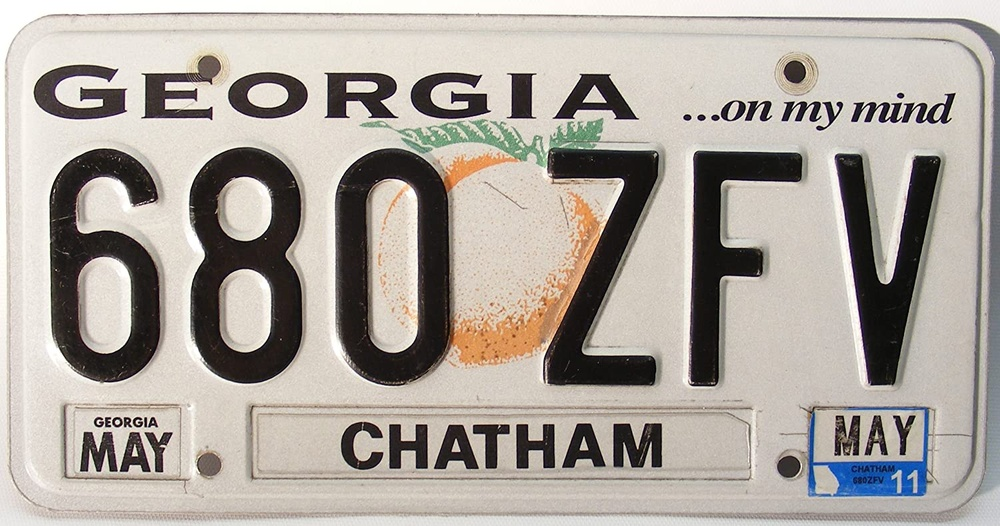
#> input picture adrian_rosenbrock/connected_component/license_plate.jpg, 1000 x 526 px, shrunk from 1500 x 789 before the run
$ jupyter execute 01-all_connected_components.ipynb   (older library calls are emulated)
#> lines starting #> are read from the running program, lines starting #| are printed output that depends on the picture; after the words box and inside, x2 and y2 are one past the last pixel; in counts of white or black regions, pixels touching at a corner belong together
[cell 1]
import matplotlib as mpl
import matplotlib.pyplot as plt

mpl.rc('axes', labelsize=14)
mpl.rc('xtick', labelsize=12)
mpl.rc('ytick', labelsize=12)

DARK_READER = True
if DARK_READER:
    plt.rcParams.update({
        "lines.color": "white",
        "patch.edgecolor": "white",
        "text.color": "black",
        "axes.facecolor": "black",
        "axes.edgecolor": "lightgray",
        "axes.labelcolor": "white",
        "axes.titlecolor": "white",
        "xtick.color": "white",
        "ytick.color": "white",
        "grid.color": "lightgray",
        "figure.facecolor": "black",
        "figure.edgecolor": "black",
        "savefig.facecolor": "black",
        "savefig.edgecolor": "black",
    })

[cell 2]
import cv2
import numpy as np

[cell 3]
image = cv2.imread("license_plate.jpg")
#> image is the input picture: shape (526, 1000, 3); mean B, G, R 158.6, 165.9, 172.8
gray = cv2.cvtColor(image, cv2.COLOR_BGR2GRAY)
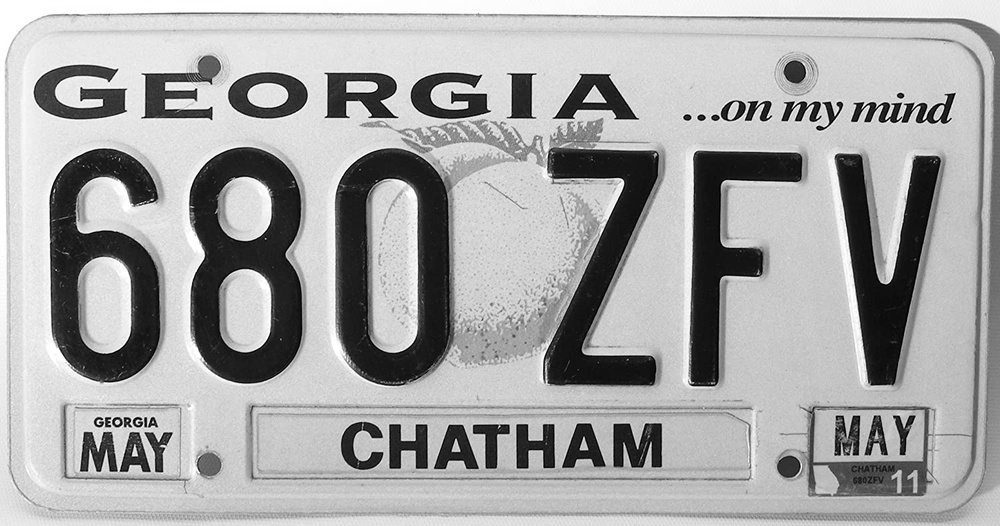
#> gray: shape (526, 1000); min 0, max 255, mean 167.1
_, thresh = cv2.threshold(
    gray,
    0,
    255,
    cv2.THRESH_BINARY_INV | cv2.THRESH_OTSU,
)
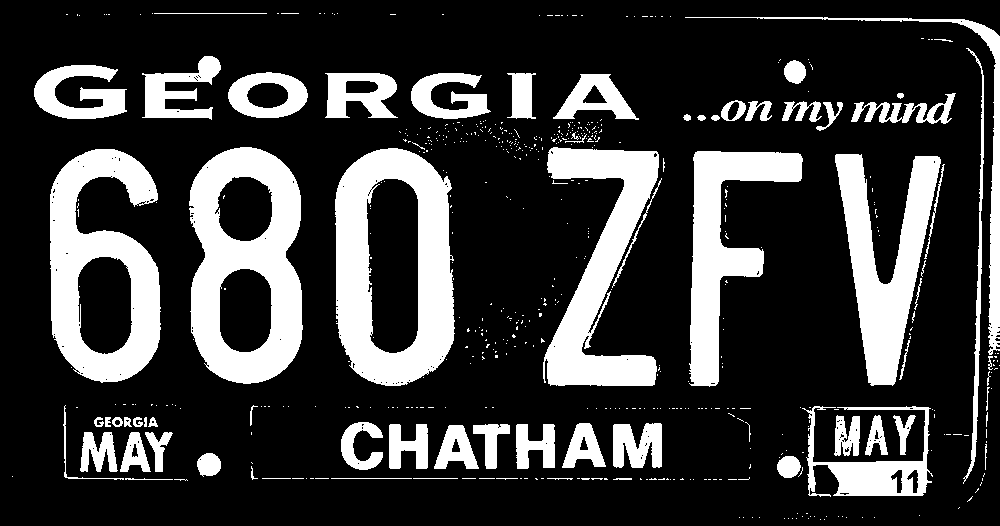
#> thresh: shape (526, 1000); 23.2% white; 568 white regions (495 under 20 px), largest, box (x1, y1, x2, y2) and area: (335, 148, 455, 386) 16545, (189, 147, 303, 384) 16048, (50, 149, 161, 383) 14166

[cell 4]
cv2.THRESH_BINARY_INV | cv2.THRESH_OTSU

[cell 5]
cv2.THRESH_BINARY_INV, cv2.THRESH_OTSU

[cell 6]
def imshow(array, bgr=True, cmap=None):
    if bgr:
        plt.imshow(array[...,::-1], cmap=cmap)
    else:
        plt.imshow(array, cmap=cmap)

[cell 7]
plt.imshow(image);

[cell 8]
plt.imshow(gray, cmap="gray");

[cell 9]
imshow(thresh)
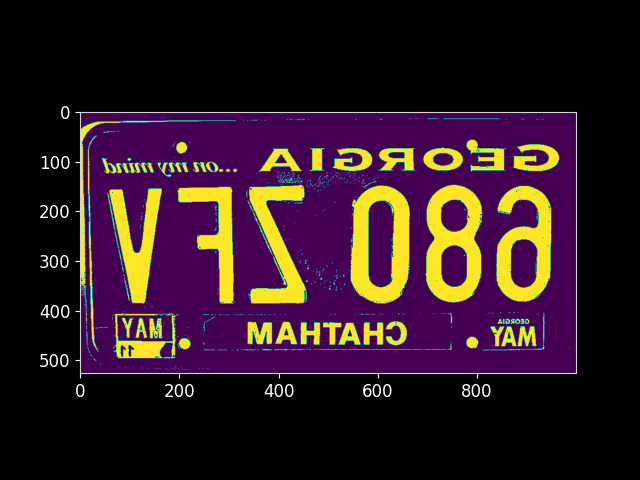
#> figure drawn by matplotlib, 1 panel

**(?)** Why the image `thresh` is flipped horizontally?

[cell 10]
image.shape, gray.shape, thresh.shape

**(R)** I saw why: The image has no channels, i.e. it is a gray-scale image. The self-defined `imshow()` tries to reorder BGR to RGB, and in such a case reorders the second dimension, i.e. the columns, from right to left.

Let's redefine our `imshow()`

[cell 11]
thresh.ndim
#> Out = 2

[cell 12]
def imshow(array, bgr=True, cmap=None):
    if array.ndim == 2:
        plt.imshow(array, cmap="gray")
    else:
        if bgr:
            plt.imshow(array[...,::-1], cmap=cmap)
        else:
            plt.imshow(array, cmap=cmap)

[cell 13]
imshow(image)

[cell 14]
imshow(thresh)

As we have already been reminded in [Adrian's blog post](https://www.pyimagesearch.com/2021/02/22/opencv-connected-component-labeling-and-analysis/): Even though the characters on the license plate of the original RGB image is black (and the background white), `thresh` has the **_colors reversed_**.

`thresh` is said to be a binary image. Let's verify that.

[cell 15]
thresh.dtype

[cell 16]
np.unique(thresh)
#> Out = [0, 255]

## Usage of `cv2.connectedComponentsWithStats`

[cell 17]
connectivity = 4
n_labels, labels, stats, centroids = cv2.connectedComponentsWithStats(
    thresh,
    connectivity,
    cv2.CV_32S,
)
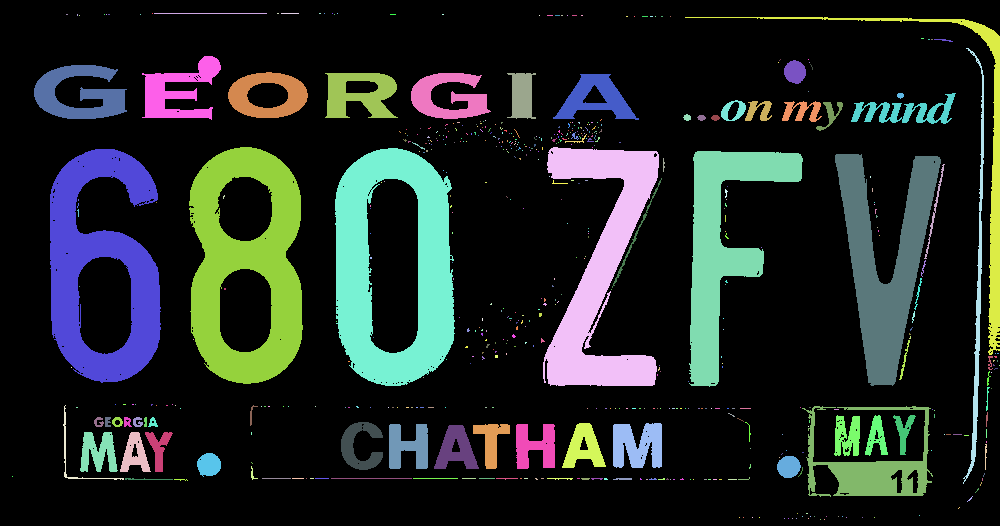
#> labels: shape (526, 1000) int32; 569 distinct labels, from 0 to 568; one colour per label, 0 black
#> n_labels = 569; stats = 569 rows, first 6: [0, 0, 1000, 526, 403739], [152, 13, 1, 1, 1], [154, 13, 113, 1, 113], [277, 13, 2, 1, 2], [281, 13, 18, 1, 18], [319, 13, 2, 1, 2]; centroids = 569 pairs, first value 12 to 999, second value 13 to 519

[cell 18]
cv2.CV_32S  # is a data type

To have a quick understanding of what `cv2.connectedComponentsWithStats()` does and what kind of ndarray `labels` is, there are great people who have already spent time and effort filming easy-to-understand YouTube videos, e.g. <https://www.youtube.com/watch?v=ticZclUYy88>

[cell 19]
n_labels
#> Out = 569

[cell 20]
np.unique(labels).shape
#> Out = (569,)

[cell 21]
labels.shape, thresh.shape
#> Out = ((526, 1000), (526, 1000))

[cell 22]
imshow(labels)

[cell 23]
np.unique(labels)
#> Out = 569 values from 0 to 568

[cell 24]
stats
#> Out has the same summary as stats

[cell 25]
centroids
#> Out has the same summary as centroids
